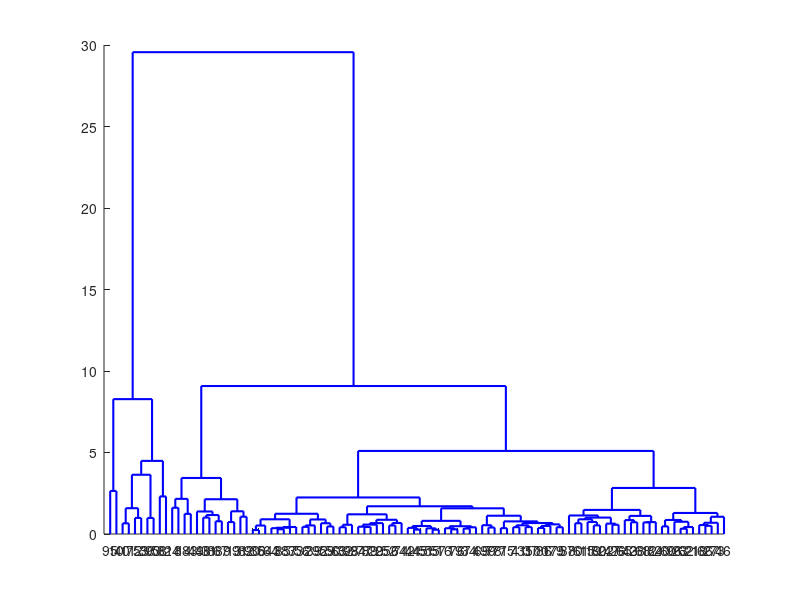

Source code (MATLAB):
clear all
%close all
load('./Data/omics_data')
load('./Data/distance_matrix')
% invt = invariant_3(Adj, gene_onco, RNA_onco, methyl_onco, CNA_onco );
% invt_Prob=ComputeGProb(Adj,invt);


Cases=Cases';

D= linkage(distanceM, 'ward');


%cutoff = median([D(end-2,3) D(end-1,3)])-25;


NumCluster=5;

C = cluster(D,'Maxclust',NumCluster);

 
 figure(1)

leafOrder = optimalleaforder(D, distanceM);
cases_s=Cases(leafOrder);

%C=C(leafOrder);
 S_C=C(leafOrder);

color = D(end-NumCluster+2,3)-eps;
H = dendrogram(D, 0,'ReOrder', leafOrder,'ColorThreshold', color);
set(H,'LineWidth',1.5)
h = gca();




%// Changing the colours
lineColours = cell2mat(get(H,'Color'));
colourList = unique(lineColours, 'rows');

myColours = [0,0,255;
             247,53,99;
             129,43,146;
             253,154,82;
            255,0,255]/255;
     
%// Replace each colour (colour by colour). Start from 2 because the first colour are the "unclustered" black lines             
for colour = 2:size(colourList,1)
    %// Find which lines match this colour
    idx = ismember(lineColours, colourList(colour,:), 'rows');
    %// Replace the colour for those lines
    lineColours(idx, :) = repmat(myColours(colour-1,:),sum(idx),1);
end
%// Apply the new colours to the chart's line objects (line by line)
for line = 1:size(H,1)
    set(H(line), 'Color', lineColours(line,:));
end
 

% M=distanceM(leafOrder, leafOrder);
% imagesc(M)
% colormap('jet')
% colorbar;
% C(C==10)=5;


save('./Data/cluster_onco', 'C', 'cases_s', 'leafOrder')
